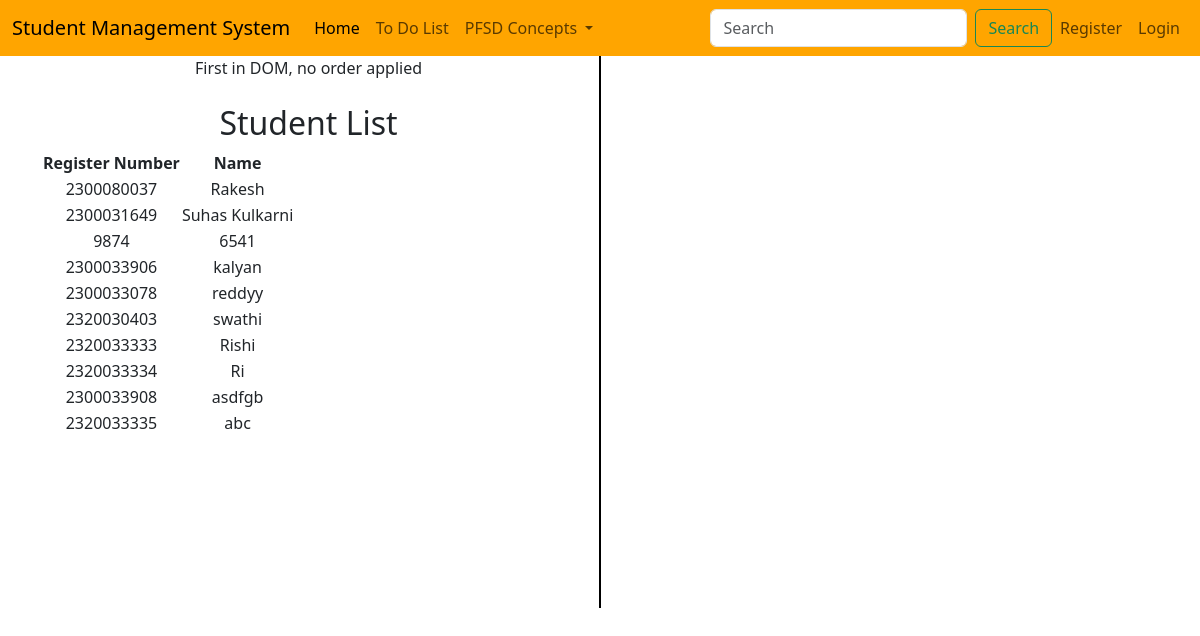
The page /studentlist/ on the database its author committed.
### adminapp/models.py (models this page shows, shortened)
class StudentList(models.Model):
    objects = None
    Register_Number = models.CharField(max_length=10,unique=True)
    Name = models.CharField(max_length=100)

### adminapp/views.py (the view)
# urls.py: path('studentlist/', views.studentlist, name='studentlist'),
def studentlist(request):
    students = StudentList.objects.all()
    return render(request,'adminapp/student_list.html',{'students':students})

### templates/adminapp/student_list.html (shortened to what this page needs)
{% extends 'Navbar/ProjectNavbar.html' %}
{% load static %}
{% block body %}
<div class="container text-center">
  <div class="row">
    <div class="col">
      First in DOM, no order applied
        <br><br>
            <h2>Student List</h2>
<table>
    <tr>
        <th>Register Number</th>
        <th>Name</th>
    </tr>
    {% for student in students %}
    <tr>
        <td>{{ student.Register_Number }}</td>
        <td>{{ student.Name }}</td>
    </tr>
    {% endfor %}
</table>
    </div>
      <br><br><br><br><br><br><br><br><br><br><br><br><br><br><br><br>
      <br><br><br><br><br><br><br>
       <div class="col-auto d-flex align-items-center">
      <div style="border-left: 2px solid black; height: 100%;"></div>
    </div>
    <div class="col">
        <br><br>
    </div>
  </div>
</div>
{% endblock %}

### templates/Navbar/ProjectNavbar.html (shortened to what this page needs)
<!DOCTYPE html>
<html lang="en">
<head>
    <link href="https://cdn.jsdelivr.net/npm/bootstrap@5.3.3/dist/css/bootstrap.min.css" rel="stylesheet">
</head>
<body>
<nav class="navbar navbar-expand-lg " style = "background-color: orange;">
  <div class="container-fluid">
    <a class="navbar-brand" href="{% url 'projecthomepage' %}">Student Management System</a>
    <div class="collapse navbar-collapse" id="navbarSupportedContent">
      <ul class="navbar-nav me-auto mb-2 mb-lg-0">
        <li class="nav-item">
          <a class="nav-link active" aria-current="page" href="#">Home</a>
        </li>
          <li class="nav-item">
          <a class="nav-link" href="{% url 'add_task' %}">To Do List</a>
        </li>
        <li class="nav-item dropdown">
          <a class="nav-link dropdown-toggle" href="#" role="button" data-bs-toggle="dropdown" aria-expanded="false">
            PFSD Concepts
          </a>
      </ul>
      <form class="d-flex" role="search">
        <input class="form-control me-2" type="search" placeholder="Search" aria-label="Search">
        <button class="btn btn-outline-success" type="submit">Search</button>
      </form>
    </div>
  <ul  class="navbar-nav ms-auto">
<li>
                <li class="nav-item">
          <a class="nav-link" href="{% url 'UserRegisterCall' %}">Register</a>
        </li>
          <li class="nav-item">
          <a class="nav-link" href="{% url 'UserLoginPageCall' %}">Login</a>
        </li>
 </li>
      </ul>
  </div>
</nav>
{% block body %}
{% endblock %}
</body>
</html>

### rows shown on the page
StudentList: Register_Number "2300080037", Name "Rakesh"
StudentList: Register_Number "2300031649", Name "Suhas Kulkarni"
StudentList: Register_Number "9874", Name "6541"
StudentList: Register_Number "2300033906", Name "kalyan"
StudentList: Register_Number "2300033078", Name "reddyy"
StudentList: Register_Number "2320030403", Name "swathi"
StudentList: Register_Number "2320033333", Name "Rishi"
StudentList: Register_Number "2320033334", Name "Ri"
StudentList: Register_Number "2300033908", Name "asdfgb"
StudentList: Register_Number "2320033335", Name "abc"
